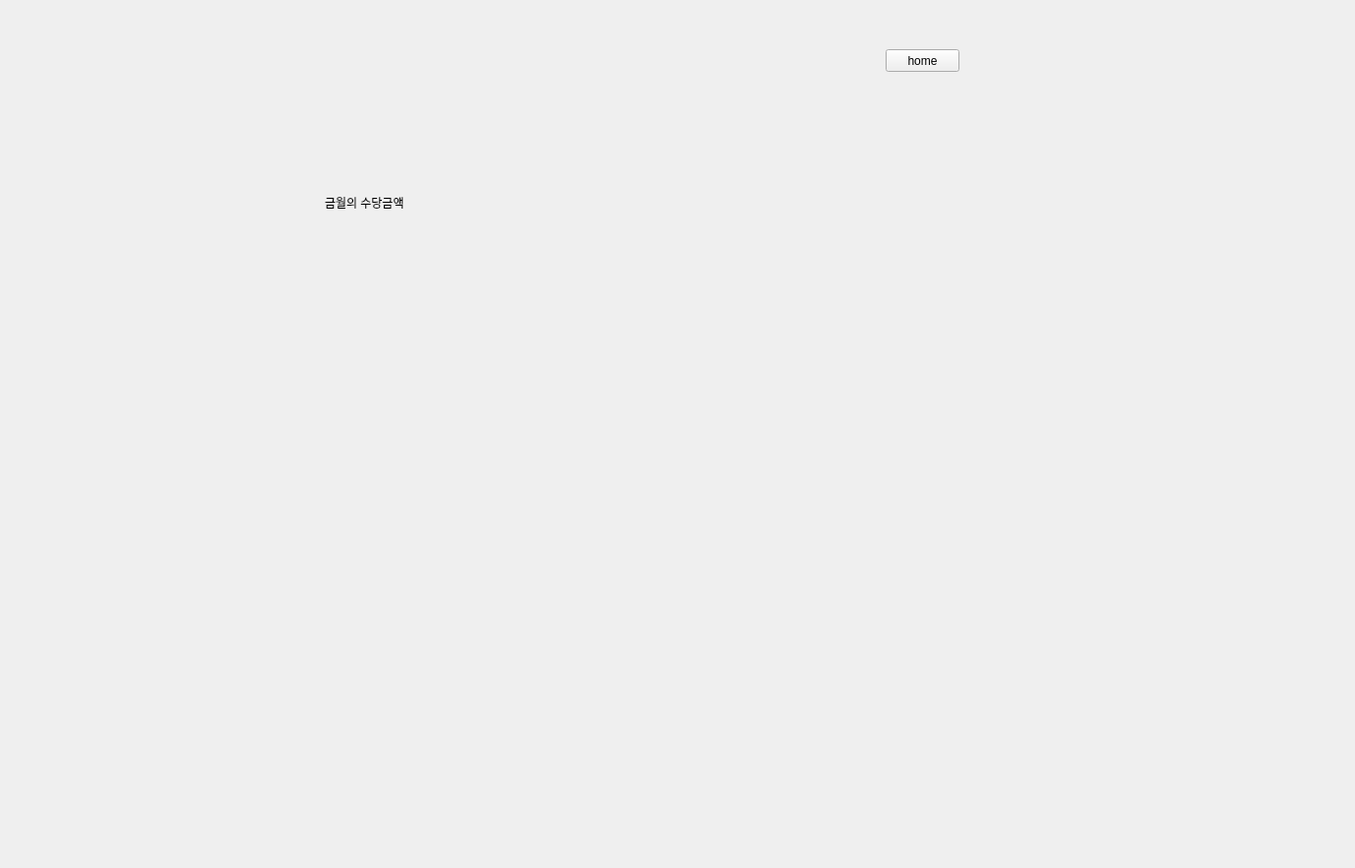
<?xml version="1.0" encoding="UTF-8"?>
<ui version="4.0">
 <class>Form</class>
 <widget class="QWidget" name="Form">
  <property name="geometry">
   <rect>
    <x>0</x>
    <y>0</y>
    <width>1377</width>
    <height>882</height>
   </rect>
  </property>
  <property name="windowTitle">
   <string>Form</string>
  </property>
  <widget class="QStackedWidget" name="stackedWidget">
   <property name="geometry">
    <rect>
     <x>20</x>
     <y>20</y>
     <width>1024</width>
     <height>764</height>
    </rect>
   </property>
   <property name="styleSheet">
    <string notr="true"/>
   </property>
   <property name="currentIndex">
    <number>8</number>
   </property>
   <widget class="QWidget" name="page">
    <widget class="QPushButton" name="home1">
     <property name="geometry">
      <rect>
       <x>750</x>
       <y>130</y>
       <width>75</width>
       <height>23</height>
      </rect>
     </property>
     <property name="text">
      <string>home</string>
     </property>
    </widget>
    <widget class="QPushButton" name="logbtn">
     <property name="geometry">
      <rect>
       <x>470</x>
       <y>560</y>
       <width>75</width>
       <height>23</height>
      </rect>
     </property>
     <property name="text">
      <string>로그인</string>
     </property>
    </widget>
    <widget class="QLabel" name="id">
     <property name="geometry">
      <rect>
       <x>360</x>
       <y>310</y>
       <width>56</width>
       <height>12</height>
      </rect>
     </property>
     <property name="text">
      <string>아이디</string>
     </property>
    </widget>
    <widget class="QLabel" name="pw">
     <property name="geometry">
      <rect>
       <x>360</x>
       <y>430</y>
       <width>56</width>
       <height>12</height>
      </rect>
     </property>
     <property name="text">
      <string>비밀번호</string>
     </property>
    </widget>
    <widget class="QLineEdit" name="idtext">
     <property name="geometry">
      <rect>
       <x>480</x>
       <y>310</y>
       <width>113</width>
       <height>20</height>
      </rect>
     </property>
    </widget>
    <widget class="QLineEdit" name="pwtext">
     <property name="geometry">
      <rect>
       <x>490</x>
       <y>420</y>
       <width>113</width>
       <height>20</height>
      </rect>
     </property>
     <property name="echoMode">
      <enum>QLineEdit::Password</enum>
     </property>
     <property name="placeholderText">
      <string>비밀번호</string>
     </property>
    </widget>
   </widget>
   <widget class="QWidget" name="page_2">
    <widget class="QStackedWidget" name="stackedWidget_2">
     <property name="geometry">
      <rect>
       <x>0</x>
       <y>10</y>
       <width>1021</width>
       <height>411</height>
      </rect>
     </property>
     <property name="styleSheet">
      <string notr="true">border-image:url(&quot;C:/Users/aaaa/PycharmProjects/bicon/beacon_main.png&quot;)</string>
     </property>
     <widget class="QWidget" name="page_5"/>
     <widget class="QWidget" name="page_6"/>
    </widget>
    <widget class="QPushButton" name="attend">
     <property name="geometry">
      <rect>
       <x>300</x>
       <y>530</y>
       <width>101</width>
       <height>81</height>
      </rect>
     </property>
     <property name="text">
      <string>출석체크</string>
     </property>
    </widget>
    <widget class="QPushButton" name="schedule">
     <property name="geometry">
      <rect>
       <x>550</x>
       <y>530</y>
       <width>101</width>
       <height>81</height>
      </rect>
     </property>
     <property name="text">
      <string>일정표</string>
     </property>
    </widget>
    <widget class="QStackedWidget" name="stackedWidget_3">
     <property name="geometry">
      <rect>
       <x>140</x>
       <y>520</y>
       <width>151</width>
       <height>101</height>
      </rect>
     </property>
     <property name="currentIndex">
      <number>0</number>
     </property>
     <widget class="QWidget" name="page_7">
      <widget class="QPushButton" name="login">
       <property name="geometry">
        <rect>
         <x>30</x>
         <y>10</y>
         <width>101</width>
         <height>81</height>
        </rect>
       </property>
       <property name="text">
        <string>로그인</string>
       </property>
      </widget>
     </widget>
     <widget class="QWidget" name="page_8">
      <widget class="QPushButton" name="logout">
       <property name="geometry">
        <rect>
         <x>30</x>
         <y>10</y>
         <width>101</width>
         <height>81</height>
        </rect>
       </property>
       <property name="text">
        <string>로그아웃</string>
       </property>
      </widget>
     </widget>
    </widget>
    <widget class="QPushButton" name="message">
     <property name="geometry">
      <rect>
       <x>710</x>
       <y>530</y>
       <width>101</width>
       <height>81</height>
      </rect>
     </property>
     <property name="text">
      <string>메세지 보내기</string>
     </property>
    </widget>
    <widget class="QPushButton" name="message_2">
     <property name="geometry">
      <rect>
       <x>860</x>
       <y>530</y>
       <width>101</width>
       <height>81</height>
      </rect>
     </property>
     <property name="text">
      <string>메세지 조회</string>
     </property>
    </widget>
    <widget class="QPushButton" name="attend_2">
     <property name="geometry">
      <rect>
       <x>430</x>
       <y>530</y>
       <width>101</width>
       <height>81</height>
      </rect>
     </property>
     <property name="text">
      <string>출석체크 조회</string>
     </property>
    </widget>
   </widget>
   <widget class="QWidget" name="page_3">
    <widget class="QLabel" name="label">
     <property name="geometry">
      <rect>
       <x>330</x>
       <y>460</y>
       <width>31</width>
       <height>31</height>
      </rect>
     </property>
     <property name="text">
      <string>입실</string>
     </property>
    </widget>
    <widget class="QLabel" name="label_2">
     <property name="geometry">
      <rect>
       <x>330</x>
       <y>580</y>
       <width>31</width>
       <height>31</height>
      </rect>
     </property>
     <property name="text">
      <string>외출</string>
     </property>
    </widget>
    <widget class="QLabel" name="label_3">
     <property name="geometry">
      <rect>
       <x>550</x>
       <y>580</y>
       <width>31</width>
       <height>31</height>
      </rect>
     </property>
     <property name="text">
      <string>복귀</string>
     </property>
    </widget>
    <widget class="QLabel" name="label_4">
     <property name="geometry">
      <rect>
       <x>550</x>
       <y>460</y>
       <width>31</width>
       <height>31</height>
      </rect>
     </property>
     <property name="text">
      <string>퇴실</string>
     </property>
    </widget>
    <widget class="QLabel" name="enter_time">
     <property name="geometry">
      <rect>
       <x>400</x>
       <y>467</y>
       <width>151</width>
       <height>21</height>
      </rect>
     </property>
     <property name="text">
      <string/>
     </property>
    </widget>
    <widget class="QLabel" name="out_time">
     <property name="geometry">
      <rect>
       <x>403</x>
       <y>587</y>
       <width>141</width>
       <height>21</height>
      </rect>
     </property>
     <property name="text">
      <string/>
     </property>
    </widget>
    <widget class="QLabel" name="back_time">
     <property name="geometry">
      <rect>
       <x>606</x>
       <y>590</y>
       <width>201</width>
       <height>21</height>
      </rect>
     </property>
     <property name="text">
      <string/>
     </property>
    </widget>
    <widget class="QLabel" name="finish_time">
     <property name="geometry">
      <rect>
       <x>605</x>
       <y>470</y>
       <width>141</width>
       <height>21</height>
      </rect>
     </property>
     <property name="text">
      <string/>
     </property>
    </widget>
    <widget class="QLabel" name="label_5">
     <property name="geometry">
      <rect>
       <x>280</x>
       <y>70</y>
       <width>91</width>
       <height>31</height>
      </rect>
     </property>
     <property name="text">
      <string>훈련회차</string>
     </property>
    </widget>
    <widget class="QLabel" name="label_6">
     <property name="geometry">
      <rect>
       <x>280</x>
       <y>110</y>
       <width>91</width>
       <height>31</height>
      </rect>
     </property>
     <property name="text">
      <string>훈련기관</string>
     </property>
    </widget>
    <widget class="QLabel" name="label_7">
     <property name="geometry">
      <rect>
       <x>280</x>
       <y>270</y>
       <width>91</width>
       <height>31</height>
      </rect>
     </property>
     <property name="text">
      <string>훈련유형</string>
     </property>
    </widget>
    <widget class="QLabel" name="label_8">
     <property name="geometry">
      <rect>
       <x>280</x>
       <y>230</y>
       <width>91</width>
       <height>31</height>
      </rect>
     </property>
     <property name="text">
      <string>훈련기간</string>
     </property>
    </widget>
    <widget class="QLabel" name="label_9">
     <property name="geometry">
      <rect>
       <x>280</x>
       <y>190</y>
       <width>91</width>
       <height>31</height>
      </rect>
     </property>
     <property name="text">
      <string>전화번호</string>
     </property>
    </widget>
    <widget class="QLabel" name="label_10">
     <property name="geometry">
      <rect>
       <x>280</x>
       <y>150</y>
       <width>91</width>
       <height>31</height>
      </rect>
     </property>
     <property name="text">
      <string>기관위치</string>
     </property>
    </widget>
    <widget class="QLabel" name="label_11">
     <property name="geometry">
      <rect>
       <x>280</x>
       <y>310</y>
       <width>91</width>
       <height>31</height>
      </rect>
     </property>
     <property name="text">
      <string>금일훈련</string>
     </property>
    </widget>
    <widget class="QLabel" name="label_12">
     <property name="geometry">
      <rect>
       <x>460</x>
       <y>70</y>
       <width>91</width>
       <height>31</height>
      </rect>
     </property>
     <property name="text">
      <string>2회차</string>
     </property>
    </widget>
    <widget class="QLabel" name="label_13">
     <property name="geometry">
      <rect>
       <x>460</x>
       <y>110</y>
       <width>191</width>
       <height>31</height>
      </rect>
     </property>
     <property name="text">
      <string>대한상공회의소 광주인력개발원</string>
     </property>
    </widget>
    <widget class="QLabel" name="label_14">
     <property name="geometry">
      <rect>
       <x>460</x>
       <y>150</y>
       <width>91</width>
       <height>31</height>
      </rect>
     </property>
     <property name="text">
      <string>광주 광산구</string>
     </property>
    </widget>
    <widget class="QLabel" name="label_15">
     <property name="geometry">
      <rect>
       <x>460</x>
       <y>190</y>
       <width>91</width>
       <height>31</height>
      </rect>
     </property>
     <property name="text">
      <string>062-940-3520</string>
     </property>
    </widget>
    <widget class="QLabel" name="label_16">
     <property name="geometry">
      <rect>
       <x>460</x>
       <y>230</y>
       <width>171</width>
       <height>31</height>
      </rect>
     </property>
     <property name="text">
      <string>2022.10.25 - 2023.05.24</string>
     </property>
    </widget>
    <widget class="QLabel" name="label_17">
     <property name="geometry">
      <rect>
       <x>460</x>
       <y>270</y>
       <width>161</width>
       <height>31</height>
      </rect>
     </property>
     <property name="text">
      <string>통합심사과정훈련</string>
     </property>
    </widget>
    <widget class="QLabel" name="label_18">
     <property name="geometry">
      <rect>
       <x>460</x>
       <y>310</y>
       <width>91</width>
       <height>31</height>
      </rect>
     </property>
     <property name="text">
      <string/>
     </property>
    </widget>
    <widget class="QPushButton" name="home3">
     <property name="geometry">
      <rect>
       <x>850</x>
       <y>20</y>
       <width>75</width>
       <height>23</height>
      </rect>
     </property>
     <property name="text">
      <string>home</string>
     </property>
    </widget>
    <widget class="QStackedWidget" name="stackedWidget_4">
     <property name="geometry">
      <rect>
       <x>390</x>
       <y>350</y>
       <width>311</width>
       <height>81</height>
      </rect>
     </property>
     <property name="currentIndex">
      <number>0</number>
     </property>
     <widget class="QWidget" name="page_9">
      <widget class="QPushButton" name="enter_btn_2">
       <property name="geometry">
        <rect>
         <x>80</x>
         <y>10</y>
         <width>151</width>
         <height>61</height>
        </rect>
       </property>
       <property name="text">
        <string>입실</string>
       </property>
      </widget>
     </widget>
     <widget class="QWidget" name="page_12">
      <widget class="QPushButton" name="out">
       <property name="geometry">
        <rect>
         <x>80</x>
         <y>10</y>
         <width>151</width>
         <height>61</height>
        </rect>
       </property>
       <property name="text">
        <string>퇴실</string>
       </property>
      </widget>
     </widget>
     <widget class="QWidget" name="page_16"/>
     <widget class="QWidget" name="page_13">
      <widget class="QPushButton" name="enter_btn_7">
       <property name="geometry">
        <rect>
         <x>80</x>
         <y>10</y>
         <width>151</width>
         <height>61</height>
        </rect>
       </property>
       <property name="text">
        <string>복귀</string>
       </property>
      </widget>
     </widget>
    </widget>
    <widget class="QStackedWidget" name="stackedWidget_5">
     <property name="geometry">
      <rect>
       <x>450</x>
       <y>640</y>
       <width>231</width>
       <height>81</height>
      </rect>
     </property>
     <property name="currentIndex">
      <number>0</number>
     </property>
     <widget class="QWidget" name="page_14">
      <widget class="QPushButton" name="enter_btn">
       <property name="geometry">
        <rect>
         <x>23</x>
         <y>10</y>
         <width>151</width>
         <height>61</height>
        </rect>
       </property>
       <property name="text">
        <string>외출</string>
       </property>
      </widget>
     </widget>
     <widget class="QWidget" name="page_15"/>
    </widget>
   </widget>
   <widget class="QWidget" name="page_4">
    <widget class="QCalendarWidget" name="calendarWidget">
     <property name="geometry">
      <rect>
       <x>0</x>
       <y>0</y>
       <width>861</width>
       <height>411</height>
      </rect>
     </property>
    </widget>
    <widget class="QPushButton" name="home4">
     <property name="geometry">
      <rect>
       <x>900</x>
       <y>10</y>
       <width>75</width>
       <height>23</height>
      </rect>
     </property>
     <property name="text">
      <string>home</string>
     </property>
    </widget>
    <widget class="QLineEdit" name="lineEdit">
     <property name="geometry">
      <rect>
       <x>0</x>
       <y>430</y>
       <width>681</width>
       <height>41</height>
      </rect>
     </property>
    </widget>
    <widget class="QPushButton" name="plus">
     <property name="geometry">
      <rect>
       <x>720</x>
       <y>430</y>
       <width>131</width>
       <height>41</height>
      </rect>
     </property>
     <property name="text">
      <string>일정추가</string>
     </property>
    </widget>
    <widget class="QTableWidget" name="tableWidget">
     <property name="geometry">
      <rect>
       <x>0</x>
       <y>480</y>
       <width>861</width>
       <height>281</height>
      </rect>
     </property>
     <column>
      <property name="text">
       <string>구분</string>
      </property>
     </column>
     <column>
      <property name="text">
       <string>날짜</string>
      </property>
     </column>
     <column>
      <property name="text">
       <string>이름</string>
      </property>
     </column>
     <column>
      <property name="text">
       <string>내용</string>
      </property>
     </column>
    </widget>
   </widget>
   <widget class="QWidget" name="page_10">
    <widget class="QLabel" name="label_19">
     <property name="geometry">
      <rect>
       <x>360</x>
       <y>50</y>
       <width>241</width>
       <height>121</height>
      </rect>
     </property>
     <property name="styleSheet">
      <string notr="true">font: 28pt &quot;Arial&quot;;</string>
     </property>
     <property name="text">
      <string>교수 메세지</string>
     </property>
    </widget>
    <widget class="QComboBox" name="comboBox_2">
     <property name="geometry">
      <rect>
       <x>190</x>
       <y>160</y>
       <width>211</width>
       <height>31</height>
      </rect>
     </property>
     <item>
      <property name="text">
       <string>강민영</string>
      </property>
     </item>
     <item>
      <property name="text">
       <string>고연재</string>
      </property>
     </item>
     <item>
      <property name="text">
       <string>김기태</string>
      </property>
     </item>
     <item>
      <property name="text">
       <string>김명은</string>
      </property>
     </item>
     <item>
      <property name="text">
       <string>김성일</string>
      </property>
     </item>
     <item>
      <property name="text">
       <string>김연수</string>
      </property>
     </item>
     <item>
      <property name="text">
       <string>노도현</string>
      </property>
     </item>
     <item>
      <property name="text">
       <string>류가미</string>
      </property>
     </item>
     <item>
      <property name="text">
       <string>박규환</string>
      </property>
     </item>
     <item>
      <property name="text">
       <string>박성빈</string>
      </property>
     </item>
     <item>
      <property name="text">
       <string>박시형</string>
      </property>
     </item>
     <item>
      <property name="text">
       <string>박의용</string>
      </property>
     </item>
     <item>
      <property name="text">
       <string>오송화</string>
      </property>
     </item>
     <item>
      <property name="text">
       <string>이범규</string>
      </property>
     </item>
     <item>
      <property name="text">
       <string>이보라</string>
      </property>
     </item>
     <item>
      <property name="text">
       <string>이소윤</string>
      </property>
     </item>
     <item>
      <property name="text">
       <string>이여름</string>
      </property>
     </item>
     <item>
      <property name="text">
       <string>이지혜</string>
      </property>
     </item>
     <item>
      <property name="text">
       <string>이현도</string>
      </property>
     </item>
     <item>
      <property name="text">
       <string>임성경</string>
      </property>
     </item>
     <item>
      <property name="text">
       <string>임영효</string>
      </property>
     </item>
     <item>
      <property name="text">
       <string>임홍선</string>
      </property>
     </item>
     <item>
      <property name="text">
       <string>장은희</string>
      </property>
     </item>
     <item>
      <property name="text">
       <string>정연우</string>
      </property>
     </item>
     <item>
      <property name="text">
       <string>정철우</string>
      </property>
     </item>
     <item>
      <property name="text">
       <string>주민석</string>
      </property>
     </item>
     <item>
      <property name="text">
       <string>최지혁</string>
      </property>
     </item>
    </widget>
    <widget class="QPushButton" name="home4_3">
     <property name="geometry">
      <rect>
       <x>890</x>
       <y>90</y>
       <width>75</width>
       <height>23</height>
      </rect>
     </property>
     <property name="text">
      <string>home</string>
     </property>
    </widget>
    <widget class="QTableWidget" name="dm_table_2">
     <property name="geometry">
      <rect>
       <x>180</x>
       <y>200</y>
       <width>771</width>
       <height>461</height>
      </rect>
     </property>
     <column>
      <property name="text">
       <string>이름</string>
      </property>
     </column>
     <column>
      <property name="text">
       <string>내용</string>
      </property>
     </column>
     <column>
      <property name="text">
       <string>날짜</string>
      </property>
     </column>
     <column>
      <property name="text">
       <string>시간</string>
      </property>
     </column>
    </widget>
    <widget class="QPushButton" name="inquire">
     <property name="geometry">
      <rect>
       <x>820</x>
       <y>160</y>
       <width>121</width>
       <height>31</height>
      </rect>
     </property>
     <property name="text">
      <string>조회</string>
     </property>
    </widget>
   </widget>
   <widget class="QWidget" name="page_11">
    <widget class="QComboBox" name="comboBox">
     <property name="geometry">
      <rect>
       <x>130</x>
       <y>80</y>
       <width>211</width>
       <height>31</height>
      </rect>
     </property>
     <item>
      <property name="text">
       <string>이상복</string>
      </property>
     </item>
     <item>
      <property name="text">
       <string>류홍걸</string>
      </property>
     </item>
     <item>
      <property name="text">
       <string>조동현</string>
      </property>
     </item>
    </widget>
    <widget class="QPushButton" name="home4_2">
     <property name="geometry">
      <rect>
       <x>920</x>
       <y>50</y>
       <width>75</width>
       <height>23</height>
      </rect>
     </property>
     <property name="text">
      <string>home</string>
     </property>
    </widget>
    <widget class="QTableWidget" name="dm_table">
     <property name="geometry">
      <rect>
       <x>130</x>
       <y>130</y>
       <width>771</width>
       <height>461</height>
      </rect>
     </property>
     <column>
      <property name="text">
       <string>이름</string>
      </property>
     </column>
     <column>
      <property name="text">
       <string>내용</string>
      </property>
     </column>
     <column>
      <property name="text">
       <string>날짜</string>
      </property>
     </column>
     <column>
      <property name="text">
       <string>시간</string>
      </property>
     </column>
    </widget>
    <widget class="QLineEdit" name="dm_text">
     <property name="geometry">
      <rect>
       <x>130</x>
       <y>620</y>
       <width>661</width>
       <height>41</height>
      </rect>
     </property>
    </widget>
    <widget class="QPushButton" name="dm_send">
     <property name="geometry">
      <rect>
       <x>810</x>
       <y>620</y>
       <width>91</width>
       <height>41</height>
      </rect>
     </property>
     <property name="text">
      <string>입력하기</string>
     </property>
    </widget>
    <widget class="QLabel" name="label_20">
     <property name="geometry">
      <rect>
       <x>420</x>
       <y>40</y>
       <width>111</width>
       <height>41</height>
      </rect>
     </property>
     <property name="font">
      <font>
       <family>Arial</family>
       <pointsize>28</pointsize>
      </font>
     </property>
     <property name="text">
      <string>메세지 </string>
     </property>
    </widget>
   </widget>
   <widget class="QWidget" name="page_17">
    <widget class="QTableWidget" name="tableWidget_2">
     <property name="geometry">
      <rect>
       <x>0</x>
       <y>150</y>
       <width>1021</width>
       <height>431</height>
      </rect>
     </property>
     <column>
      <property name="text">
       <string>이름</string>
      </property>
     </column>
     <column>
      <property name="text">
       <string>출석일</string>
      </property>
     </column>
     <column>
      <property name="text">
       <string>지각</string>
      </property>
     </column>
     <column>
      <property name="text">
       <string>조퇴</string>
      </property>
     </column>
     <column>
      <property name="text">
       <string>외출</string>
      </property>
     </column>
     <column>
      <property name="text">
       <string>결석</string>
      </property>
     </column>
    </widget>
    <widget class="QLabel" name="label_21">
     <property name="geometry">
      <rect>
       <x>230</x>
       <y>60</y>
       <width>161</width>
       <height>51</height>
      </rect>
     </property>
     <property name="styleSheet">
      <string notr="true">font: 22pt &quot;Arial&quot;;</string>
     </property>
     <property name="text">
      <string>출석체크</string>
     </property>
    </widget>
    <widget class="QPushButton" name="pushButton">
     <property name="geometry">
      <rect>
       <x>870</x>
       <y>90</y>
       <width>131</width>
       <height>51</height>
      </rect>
     </property>
     <property name="text">
      <string>조회</string>
     </property>
    </widget>
    <widget class="QPushButton" name="home4_4">
     <property name="geometry">
      <rect>
       <x>900</x>
       <y>20</y>
       <width>75</width>
       <height>23</height>
      </rect>
     </property>
     <property name="text">
      <string>home</string>
     </property>
    </widget>
   </widget>
   <widget class="QWidget" name="page_18">
    <widget class="QLabel" name="label_43">
     <property name="geometry">
      <rect>
       <x>260</x>
       <y>310</y>
       <width>31</width>
       <height>31</height>
      </rect>
     </property>
     <property name="text">
      <string>조퇴</string>
     </property>
    </widget>
    <widget class="QLabel" name="label_44">
     <property name="geometry">
      <rect>
       <x>260</x>
       <y>190</y>
       <width>31</width>
       <height>31</height>
      </rect>
     </property>
     <property name="text">
      <string>출석</string>
     </property>
    </widget>
    <widget class="QLabel" name="enter_time_3">
     <property name="geometry">
      <rect>
       <x>330</x>
       <y>197</y>
       <width>151</width>
       <height>21</height>
      </rect>
     </property>
     <property name="text">
      <string/>
     </property>
    </widget>
    <widget class="QLabel" name="finish_time_3">
     <property name="geometry">
      <rect>
       <x>535</x>
       <y>200</y>
       <width>141</width>
       <height>21</height>
      </rect>
     </property>
     <property name="text">
      <string/>
     </property>
    </widget>
    <widget class="QLabel" name="label_45">
     <property name="geometry">
      <rect>
       <x>480</x>
       <y>310</y>
       <width>31</width>
       <height>31</height>
      </rect>
     </property>
     <property name="text">
      <string>외출</string>
     </property>
    </widget>
    <widget class="QLabel" name="back_time_3">
     <property name="geometry">
      <rect>
       <x>536</x>
       <y>320</y>
       <width>201</width>
       <height>21</height>
      </rect>
     </property>
     <property name="text">
      <string/>
     </property>
    </widget>
    <widget class="QLabel" name="out_time_3">
     <property name="geometry">
      <rect>
       <x>333</x>
       <y>317</y>
       <width>141</width>
       <height>21</height>
      </rect>
     </property>
     <property name="text">
      <string/>
     </property>
    </widget>
    <widget class="QLabel" name="label_46">
     <property name="geometry">
      <rect>
       <x>480</x>
       <y>190</y>
       <width>31</width>
       <height>31</height>
      </rect>
     </property>
     <property name="text">
      <string>지각</string>
     </property>
    </widget>
    <widget class="QLabel" name="label_47">
     <property name="geometry">
      <rect>
       <x>260</x>
       <y>380</y>
       <width>31</width>
       <height>31</height>
      </rect>
     </property>
     <property name="text">
      <string>결석</string>
     </property>
    </widget>
    <widget class="QLabel" name="back_time_4">
     <property name="geometry">
      <rect>
       <x>310</x>
       <y>390</y>
       <width>201</width>
       <height>21</height>
      </rect>
     </property>
     <property name="text">
      <string/>
     </property>
    </widget>
    <widget class="QPushButton" name="home3_3">
     <property name="geometry">
      <rect>
       <x>880</x>
       <y>40</y>
       <width>75</width>
       <height>23</height>
      </rect>
     </property>
     <property name="text">
      <string>home</string>
     </property>
    </widget>
    <widget class="QPushButton" name="pushButton_3">
     <property name="geometry">
      <rect>
       <x>750</x>
       <y>160</y>
       <width>75</width>
       <height>23</height>
      </rect>
     </property>
     <property name="text">
      <string>조회하기</string>
     </property>
    </widget>
    <widget class="QPushButton" name="pushButton_4">
     <property name="geometry">
      <rect>
       <x>760</x>
       <y>290</y>
       <width>75</width>
       <height>23</height>
      </rect>
     </property>
     <property name="text">
      <string>수당계산</string>
     </property>
    </widget>
   </widget>
   <widget class="QWidget" name="page_19">
    <widget class="QLabel" name="label_22">
     <property name="geometry">
      <rect>
       <x>310</x>
       <y>140</y>
       <width>311</width>
       <height>91</height>
      </rect>
     </property>
     <property name="styleSheet">
      <string notr="true">font: 28pt &quot;Arial&quot;;</string>
     </property>
     <property name="text">
      <string>금월의 수당금액</string>
     </property>
    </widget>
    <widget class="QLabel" name="label_23">
     <property name="geometry">
      <rect>
       <x>10</x>
       <y>320</y>
       <width>971</width>
       <height>71</height>
      </rect>
     </property>
     <property name="styleSheet">
      <string notr="true">font: 28pt &quot;Arial&quot;;</string>
     </property>
     <property name="text">
      <string/>
     </property>
    </widget>
    <widget class="QPushButton" name="home3_4">
     <property name="geometry">
      <rect>
       <x>880</x>
       <y>30</y>
       <width>75</width>
       <height>23</height>
      </rect>
     </property>
     <property name="text">
      <string>home</string>
     </property>
    </widget>
   </widget>
  </widget>
 </widget>
 <resources/>
 <connections/>
</ui>
